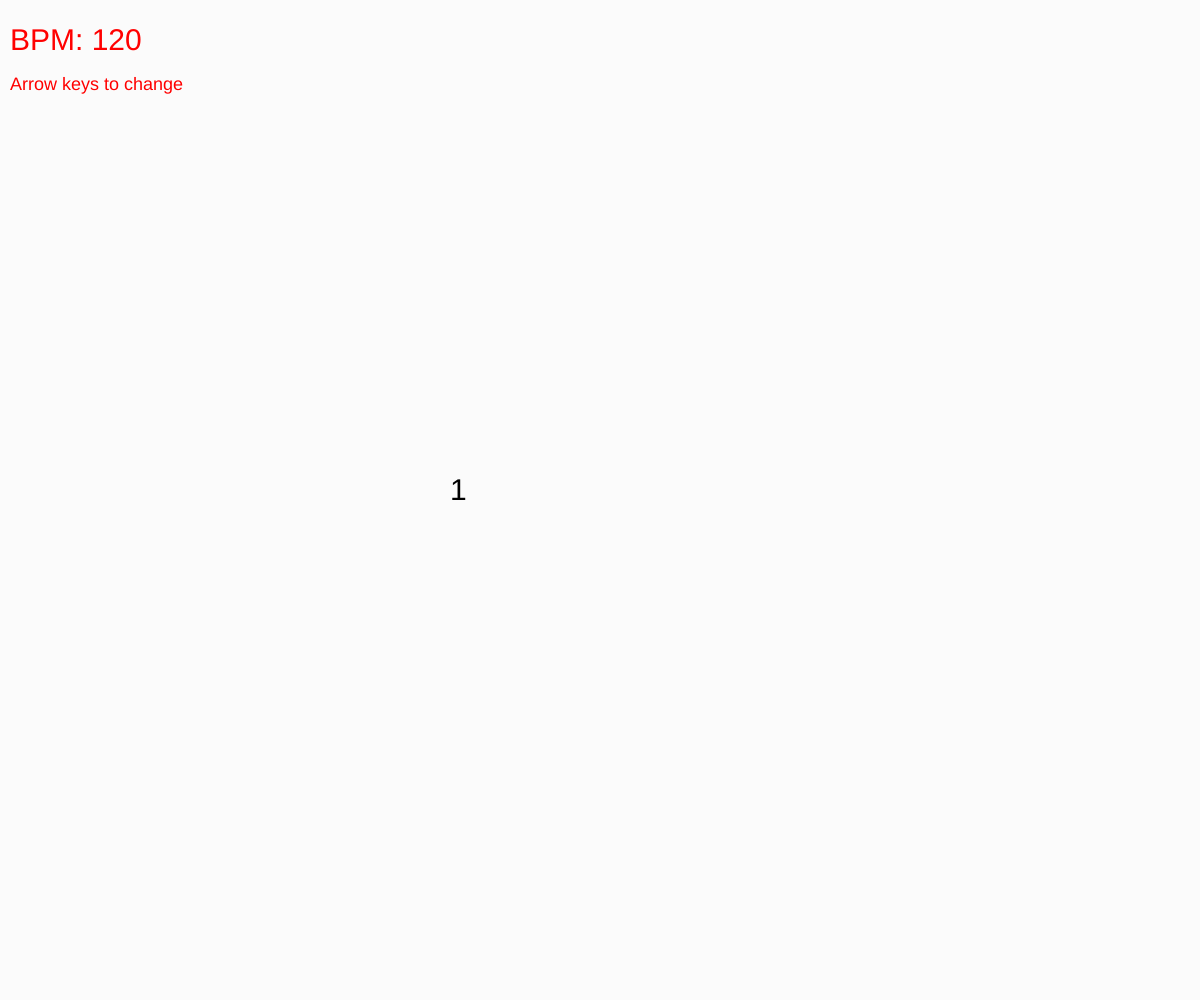
Frame 1 (no input)
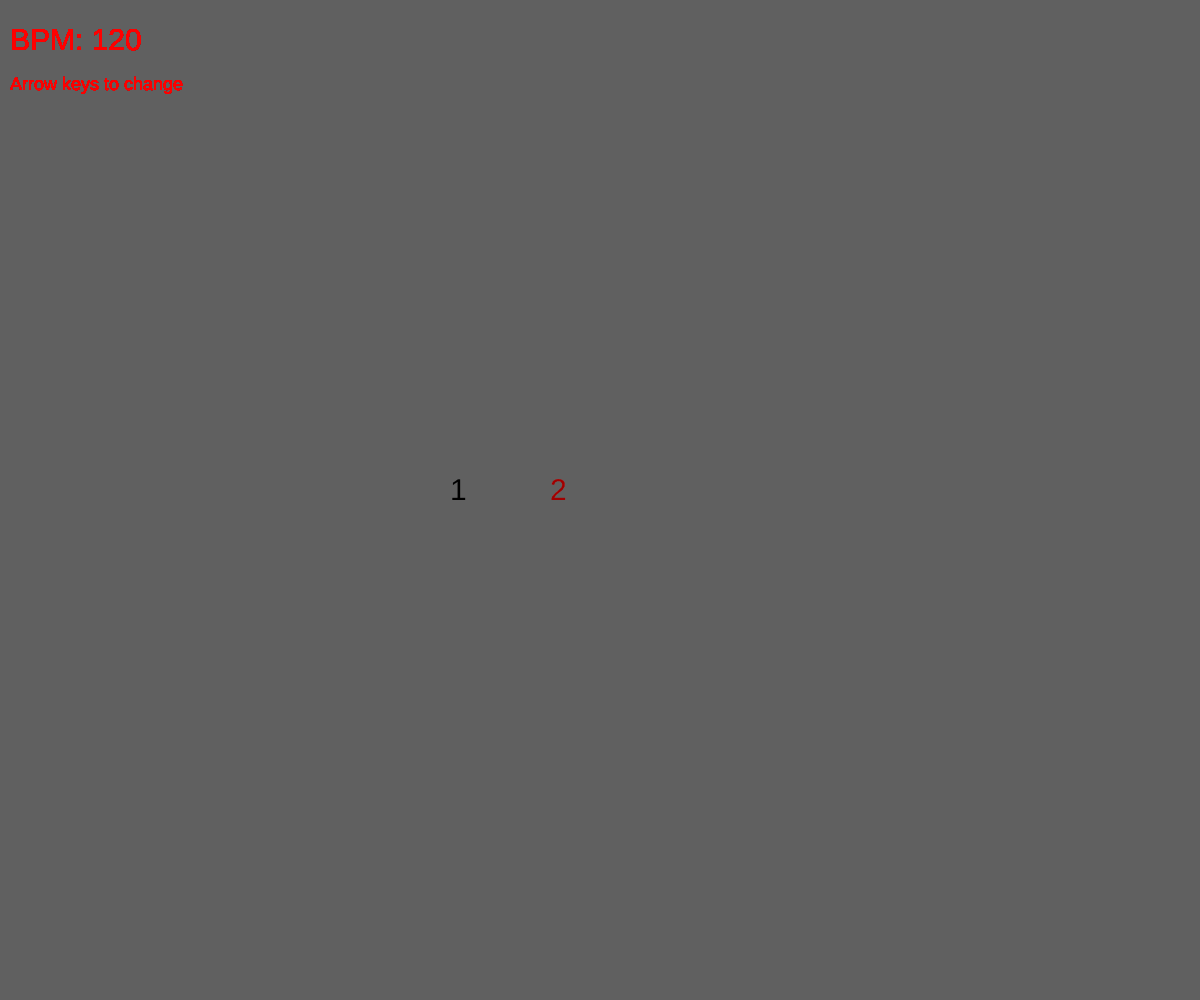
Frame 60 (no input)
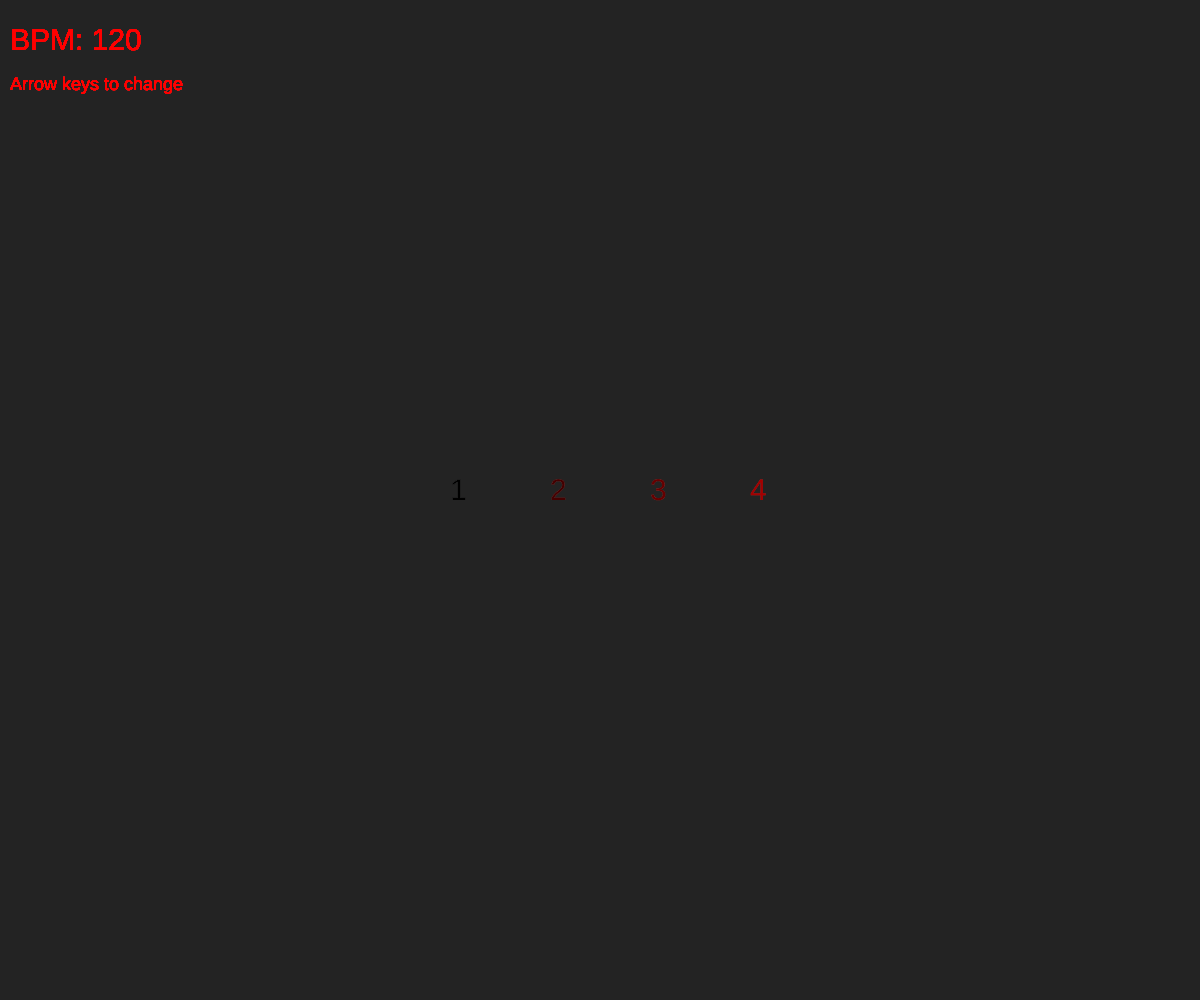
Frame 120 (the mouse pressed at the canvas centre since frame 60)

The p5.js sketch that drew these frames (run headless with seeded random() and noise() and a simulated clock; from frame 60 on, the mouse is pressed at the canvas centre):

// p5.js sketch
// ── sketch.js


class BeatsController {
  constructor(callback) {
      this.bpm = 120
      this.callback = callback
      this.state = "idle"
      this.savedTime = 0;
      this.count = 0
  }

  reset() {
    this.savedTime = millis() / 1000
  }
  update() {

    let time = millis() / 1000 - this.savedTime

    let delta = 60 / this.bpm 

    if (time % delta < delta * .5  && this.state != "change"){
      this.state = "change"
      this.callback()
      this.savedTime = millis() / 1000
      this.count += 1
    }
    else if( time % delta < delta * .5 && this.state == "change"){
      this.state = "change"
    }
    else {
      this.state = "idle"
    }
  }
  draw(){
      fill("red")
      strokeWeight(0)
      text(`BPM: ${this.bpm}`, 10, 50);

      push()
      textSize(18)
      text(`Arrow keys to change`, 10, 90);
      pop()

      
  }
}

class Tapper {
  constructor(bpm) {
      this.bpm = bpm
      this.taps = []
  }

  calculateBPM(){
    if(this.taps.length === 1){
      return 0;
    }
    const averageDelta = ([x,...xs]) => {
      if (x === undefined)
        return NaN
      else
        return xs.reduce(
          ([acc, last], x) => [acc + (x - last), x],
          [0, x]
        ) [0] / xs.length
    };
    let bpm = 60/ (averageDelta(this.taps.slice(-5)) /1000)

    return int(bpm)
  }

  newTap(){

    let time = millis()
    if(abs(this.taps[this.taps.length-1] - time) > 3000){
      this.taps = []
      console.log("reset")
    }
    this.taps.push(time)

    let bpm = this.calculateBPM()
    console.log(bpm)

    if (bpm > 10) {
      bpm_controller.bpm = bpm
    }
    else {
      bpm_controller.bpm = 120
    }
  }
}



function new_beat() {
  console.log(bpm_controller.count)


  const current = (bpm_controller.count % 4) + 1

  text(current, windowWidth/2 + current * 100 - 250, windowHeight/2)


}


let bpm_controller = new BeatsController(new_beat)



let vid;
let img;
let cap;
// let mic;
let showCap = true;
let tapper = new Tapper()
function setup() {
  // put setup code here
  

  createCanvas(windowWidth, windowHeight)

  textSize(30);



}

let levels = []
function draw() {



  background(0, 120 * 4/bpm_controller.bpm);
  bpm_controller.update();
  bpm_controller.draw();




}

function windowResized() {
  resizeCanvas(windowWidth, windowHeight);
}

function keyPressed() {

  let delta = 0
  let multiplier = 1
  if (keyCode === UP_ARROW) {
    delta = 5
  } 
  if (keyCode === DOWN_ARROW) {
    delta = -5
  } 

  if (keyCode === LEFT_ARROW) {
    delta = -1
  } 
  if (keyCode === RIGHT_ARROW) {
    delta = 1
  } 

  if (keyCode === 188) { // <
    multiplier = .5
  } 
  if (keyCode === 190) { // >
    multiplier = 2
  } 

  if (keyCode === 48) { // 0
    bpm_controller.reset()
  } 


  bpm_controller.bpm += delta

  bpm_controller.bpm *= multiplier


  if (keyCode === 32) { // space
    tapper.newTap()
  } 

  console.log("key", keyCode)

}
